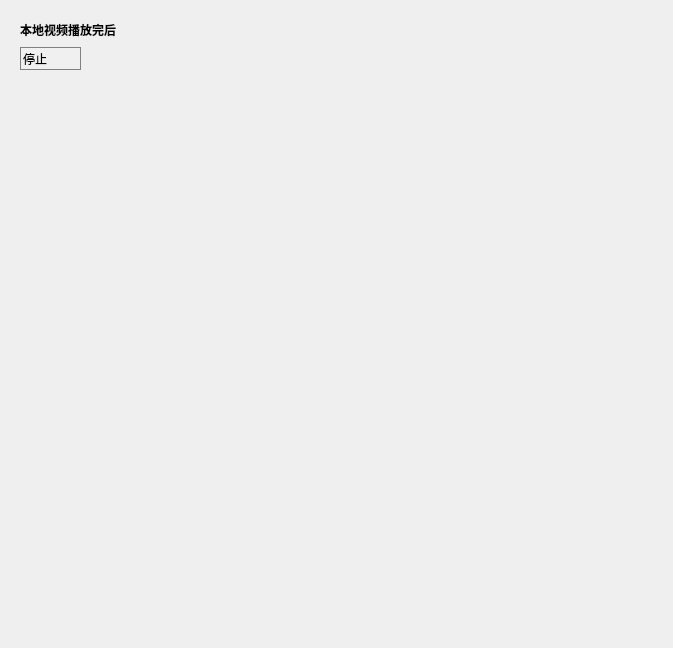
<?xml version="1.0" encoding="UTF-8"?>
<ui version="4.0">
 <class>SystemWidget</class>
 <widget class="QWidget" name="SystemWidget">
  <property name="geometry">
   <rect>
    <x>0</x>
    <y>0</y>
    <width>673</width>
    <height>648</height>
   </rect>
  </property>
  <property name="windowTitle">
   <string>Form</string>
  </property>
  <layout class="QVBoxLayout" name="verticalLayout">
   <property name="spacing">
    <number>0</number>
   </property>
   <property name="leftMargin">
    <number>0</number>
   </property>
   <property name="topMargin">
    <number>20</number>
   </property>
   <property name="rightMargin">
    <number>0</number>
   </property>
   <property name="bottomMargin">
    <number>0</number>
   </property>
   <item>
    <layout class="QHBoxLayout" name="horizontalLayout">
     <property name="spacing">
      <number>0</number>
     </property>
     <item>
      <spacer name="horizontalSpacer">
       <property name="orientation">
        <enum>Qt::Horizontal</enum>
       </property>
       <property name="sizeType">
        <enum>QSizePolicy::Fixed</enum>
       </property>
       <property name="sizeHint" stdset="0">
        <size>
         <width>20</width>
         <height>20</height>
        </size>
       </property>
      </spacer>
     </item>
     <item>
      <widget class="QLabel" name="label">
       <property name="font">
        <font>
         <family>微软雅黑</family>
         <weight>75</weight>
         <bold>true</bold>
        </font>
       </property>
       <property name="text">
        <string>本地视频播放完后</string>
       </property>
      </widget>
     </item>
    </layout>
   </item>
   <item>
    <spacer name="verticalSpacer_2">
     <property name="orientation">
      <enum>Qt::Vertical</enum>
     </property>
     <property name="sizeType">
      <enum>QSizePolicy::Fixed</enum>
     </property>
     <property name="sizeHint" stdset="0">
      <size>
       <width>20</width>
       <height>7</height>
      </size>
     </property>
    </spacer>
   </item>
   <item>
    <layout class="QHBoxLayout" name="horizontalLayout_2">
     <property name="spacing">
      <number>0</number>
     </property>
     <item>
      <spacer name="horizontalSpacer_2">
       <property name="orientation">
        <enum>Qt::Horizontal</enum>
       </property>
       <property name="sizeType">
        <enum>QSizePolicy::Fixed</enum>
       </property>
       <property name="sizeHint" stdset="0">
        <size>
         <width>20</width>
         <height>20</height>
        </size>
       </property>
      </spacer>
     </item>
     <item>
      <widget class="QComboBox" name="eof_deal">
       <property name="font">
        <font>
         <family>微软雅黑</family>
        </font>
       </property>
       <property name="styleSheet">
        <string notr="true">QComboBox {
	background:rgb(240,240,240);
    border: 1px solid gray;
    padding: 1px 2px 1px 2px;  
}

QComboBox::drop-down {
    subcontrol-origin: padding;
    subcontrol-position: top right;
 
    border-width: 1px;
    border-color: darkgray;
}

QComboBox::down-arrow {
    image: url(:/down_arrow.jpg);
}</string>
       </property>
       <item>
        <property name="text">
         <string>停止</string>
        </property>
       </item>
       <item>
        <property name="text">
         <string>暂停</string>
        </property>
       </item>
       <item>
        <property name="text">
         <string>重复</string>
        </property>
       </item>
       <item>
        <property name="text">
         <string>下一个</string>
        </property>
       </item>
      </widget>
     </item>
     <item>
      <spacer name="horizontalSpacer_3">
       <property name="orientation">
        <enum>Qt::Horizontal</enum>
       </property>
       <property name="sizeHint" stdset="0">
        <size>
         <width>40</width>
         <height>20</height>
        </size>
       </property>
      </spacer>
     </item>
    </layout>
   </item>
   <item>
    <spacer name="verticalSpacer">
     <property name="orientation">
      <enum>Qt::Vertical</enum>
     </property>
     <property name="sizeHint" stdset="0">
      <size>
       <width>20</width>
       <height>568</height>
      </size>
     </property>
    </spacer>
   </item>
  </layout>
 </widget>
 <resources/>
 <connections/>
</ui>
